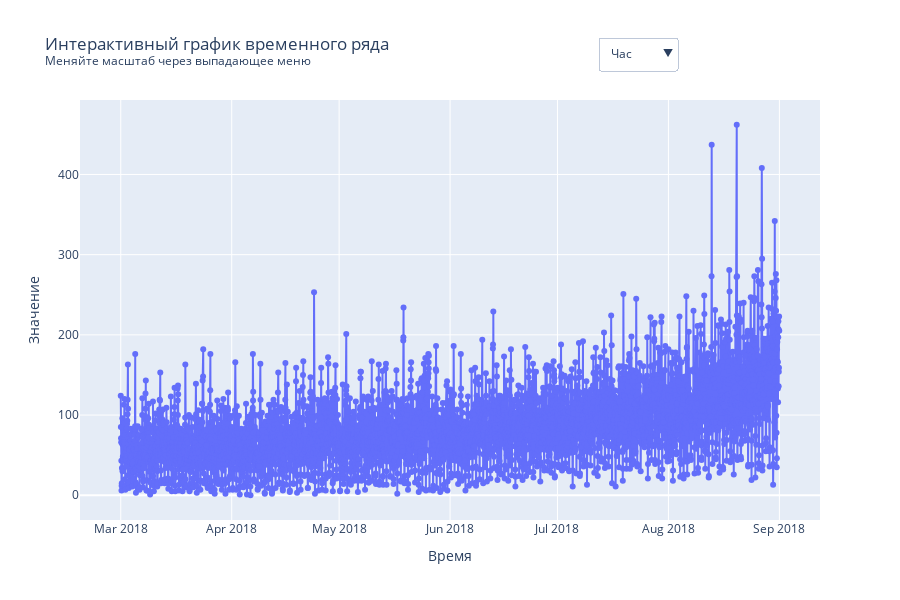

Notebook code for this chart:
### Markdown cell above
**Вывод по промежуточному этапу**

По итогам гистограммы распределения значений можно сделать следующие выводы:
* Аномально большие значения наблюдаются в каждый день недели - нет зависимости от дня недели;
* Можно отметить суточную составляющую аномально больших значений - они наблюдаются в вечернее и ночное время.

Скорее всего в этот период наблюдается **высокая загруженность аэропорта** - возможно, что это связано с конечной ценой авиабилетов. Вылет и прилет в вечернее/ночное время стоит дешевеле, чем прилет в дневное или в утреннее.

### Code cell
# построение интерактивного графика значений временного ряда

# инициализация пользовательской функции аггрегации значений в зависимости от временного шага
def resample_data(df, freq):
    if freq == 'Y':
        return df.resample('Y').mean().round(2)
    elif freq == 'M':
        return df.resample('M').mean().round(2)
    elif freq == 'D':
        return df.resample('D').mean().round(2)
    elif freq == 'H':
        return df  # исходные часовые данные
    else:
        raise ValueError("freq должен быть 'Y', 'M', 'D' или 'H'")

# создание фигуры с выпадающим меню
fig = go.Figure()

# Добавляем следы для каждого уровня масштабирования
for freq, name in [('Y', 'Год'), ('M', 'Месяц'), ('D', 'День'), ('H', 'Час')]:
    df_resampled = resample_data(taxi, freq)
    fig.add_trace(
        go.Scatter(
            x=df_resampled.index,
            y=df_resampled['num_orders'],
            mode='lines+markers',
            name=name,
            visible=(freq == 'H'),  # изначально видим только часовые данные
            hovertemplate='%{x|%Y-%m-%d}<br>Значение: %{y:.2f}<extra></extra>'
        )
    )

# настройка выпадающего меню для выбора масштаба
fig.update_layout(
    title='Интерактивный график временного ряда<br><sup>Меняйте масштаб через выпадающее меню</sup>',
    xaxis_title='Время',
    yaxis_title='Значение',
    updatemenus=[
        dict(
            buttons=[
                dict(
                    label='Час',
                    method='update',
                    args=[{'visible': [False, False, False, True]},
                          {'title': 'Количество заказов такси: почасовые данные'}]
                ),
                dict(
                    label='День',
                    method='update',
                    args=[{'visible': [False, False, True, False]},
                          {'title': 'Количество заказов такси: дневные средние'}]
                ),
                dict(
                    label='Месяц',
                    method='update',
                    args=[{'visible': [False, True, False, False]},
                          {'title': 'Количество заказов такси: месячные средние'}]
                ),
                dict(
                    label='Год',
                    method='update',
                    args=[{'visible': [True, False, False, False]},
                          {'title': 'Количество заказов такси: годовые средние'}]
                )
            ],
            direction='down',
            showactive=True,
            x=0.7,
            xanchor='left',
            y=1.15,
            yanchor='top'
        )
    ],
    hovermode='x unified',
    height=600
)

# вывод график
fig.show()

### Figure 1 — Plotly figure (JSON) as saved in the notebook; plotly's stock layout.template omitted (floating-point values rounded to 4 significant figures; data arrays with more than 128 entries replaced by an {"elided": "..."} marker saying what was removed)
{"data": [{"hovertemplate": "%{x|%Y-%m-%d}<br>Значение: %{y:.2f}<extra></extra>", "mode": "lines+markers", "name": "Год", "type": "scatter", "visible": false, "x": ["2018-12-31T00:00:00"], "y": [84.42]}, {"hovertemplate": "%{x|%Y-%m-%d}<br>Значение: %{y:.2f}<extra></extra>", "mode": "lines+markers", "name": "Месяц", "type": "scatter", "visible": false, "x": ["2018-03-31T00:00:00", "2018-04-30T00:00:00", "2018-05-31T00:00:00", "2018-06-30T00:00:00", "2018-07-31T00:00:00", "2018-08-31T00:00:00"], "y": [57.48, 63.8, 73.68, 83.2, 100.0, 127.7]}, {"hovertemplate": "%{x|%Y-%m-%d}<br>Значение: %{y:.2f}<extra></extra>", "mode": "lines+markers", "name": "День", "type": "scatter", "visible": false, "x": {"elided": "184 str values"}, "y": {"elided": "184 float values"}}, {"hovertemplate": "%{x|%Y-%m-%d}<br>Значение: %{y:.2f}<extra></extra>", "mode": "lines+markers", "name": "Час", "type": "scatter", "visible": true, "x": {"elided": "4416 str values"}, "y": {"elided": "4416 int values"}}], "layout": {"height": 600, "hovermode": "x unified", "title": {"text": "Интерактивный график временного ряда<br><sup>Меняйте масштаб через выпадающее меню</sup>"}, "updatemenus": [{"buttons": [{"args": [{"visible": [false, false, false, true]}, {"title": "Количество заказов такси: почасовые данные"}], "label": "Час", "method": "update"}, {"args": [{"visible": [false, false, true, false]}, {"title": "Количество заказов такси: дневные средние"}], "label": "День", "method": "update"}, {"args": [{"visible": [false, true, false, false]}, {"title": "Количество заказов такси: месячные средние"}], "label": "Месяц", "method": "update"}, {"args": [{"visible": [true, false, false, false]}, {"title": "Количество заказов такси: годовые средние"}], "label": "Год", "method": "update"}], "direction": "down", "showactive": true, "x": 0.7, "xanchor": "left", "y": 1.15, "yanchor": "top"}], "xaxis": {"title": {"text": "Время"}}, "yaxis": {"title": {"text": "Значение"}}}}
